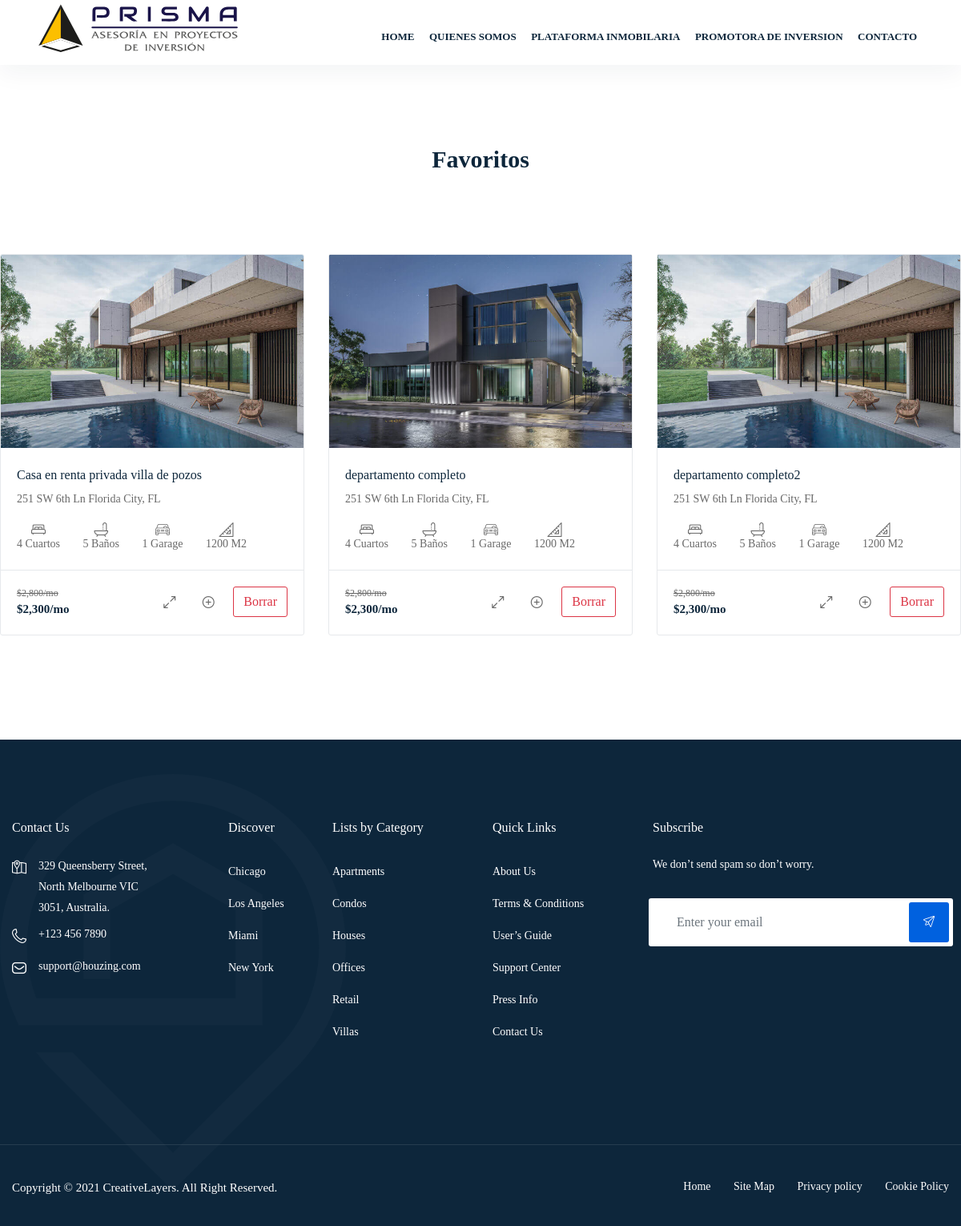
Page /favoritos on the committed database.
### core/models.py (models this page shows, shortened)
class Favorito(models.Model):
    dispositivo = models.ForeignKey(Dispositivo, on_delete=models.CASCADE, null=True, blank=True)
    inmueble = models.ForeignKey(Inmueble, on_delete=models.CASCADE, null=True, blank=True)

class Inmueble(models.Model):
    STATUS_CHOICES = [
        ('venta', 'venta'),
        ('renta', 'renta'),
    ]
    STATUS_VENTA_CHOICHES = [
        ('pendiente', 'pendiente'),
        ('publicado', 'publicado'),
        ('finalizado', 'finalizado'),
    ]
    nombre = models.CharField(max_length=250)
    descripcion = models.TextField()
    tipo_de_inmueble = models.ForeignKey(TipoDeInmueble, on_delete=models.CASCADE, null=True, blank=True)
    ciudad = models.ForeignKey(Ciudad, on_delete=models.CASCADE)
    precio = models.IntegerField()
    status = models.CharField(max_length=10, choices=STATUS_CHOICES, default='renta')
    status_de_venta = models.CharField(max_length=20, choices=STATUS_VENTA_CHOICHES, default='publicado', null=True, blank=True)
    imagen = models.ImageField(null=True, blank=True)
    metros_cuadrados = models.IntegerField()
    banos = models.IntegerField(default=0, null=True)
    cuartos = models.IntegerField(default=0, null=True)
    cochera = models.IntegerField(default=0, null=True)
    dias_publicado = models.IntegerField(default=0, null=True)

### core/views.py (the view, shortened to what this page needs)
# urls.py: path('favoritos', views.updateFavoritos, name='favoritos'),
def updateFavoritos(request):
    response_json = request.body
    inmuebleId = None
    ultimo_dispositivo = Dispositivo.objects.all().latest('id')
    favs = Favorito.objects.filter(dispositivo=ultimo_dispositivo)
    contexto = {
        'id':inmuebleId,
        'favoritos':favs,
    }
    print(inmuebleId)
    return render(request, 'favoritos.html', contexto)

### core/templates/favoritos.html (shortened to what this page needs)
{% extends 'base.html' %}
{% load static %}
{% block content %}
  {% include 'navbar2.html' %}
<section class="our-listing pb30-991">
    <div class="container">
      <div class="row">
        <div class="col-lg-12">
          <div class="breadcrumb_content style2 mb100">
            <h2 class="breadcrumb_title">Favoritos</h2>
          </div>
        </div>
          <div class="row">
            {% for favorito in favoritos %}
            <div class="col-lg-6 col-xl-4">
              <div class="feat_property">
                    <div class="thumb">
                    <img class="img-whp" src="{{ favorito.inmueble.imagen.url }}" alt="fl1.jpg">
                    <div class="thmb_cntnt2">
                    </div>
                    </div>
                    <div class="details">
                    <div class="tc_content">
                        <h4><a href="page-listing-single-v8.html">{{ favorito.inmueble.nombre }}</a></h4>
                        <p>251 SW 6th Ln Florida City, FL</p>
                        <ul class="prop_details mb0">
                        <li class="list-inline-item"><a href="#"><span class="flaticon-bed"></span> <br>4 Cuartos</a></li>
                        <li class="list-inline-item"><a href="#"><span class="flaticon-bath"></span> <br>5 Baños</a></li>
                        <li class="list-inline-item"><a href="#"><span class="flaticon-car"></span> <br>1 Garage</a></li>
                        <li class="list-inline-item"><a href="#"><span class="flaticon-ruler"></span> <br>1200 M2</a></li>
                        </ul>
                    </div>
                    <div class="fp_footer">
                        <ul class="fp_meta float-left mb0">
                        <li class="list-inline-item">
                            <a href="#">
                            <small><del class="body-color">$2,800/mo</del></small><br>
                            <span class="heading-color fw600">$2,300/mo</span>
                            </a>
                        </li>
                        </ul>
                        <ul class="fp_meta float-right mb0">
                        <li class="list-inline-item"><a class="icon" href="#"><span class="flaticon-resize"></span></a></li>
                        <li class="list-inline-item"><a class="icon" href="#"><span class="flaticon-add"></span></a></li>
                        <li class="list-inline-item">
                          <a href="{% url 'eliminar' favorito.id %}"><button class="btn btn-outline-danger">Borrar</button></a>
                        </li>
                        </ul>
                    </div>
                </div>
              </div>
            </div>
            {% endfor %}
          </div>
        </div>
      </div>
    </div>
{% endblock %}

### core/static/css/ace-responsive-menu.css (style rules this page uses)
a { color: #0d638f; text-shadow: none; }
ul { margin: 0px; padding: 0px; }

### rows in the picture
Favorito: inmueble.imagen (picture), inmueble.nombre "Casa en renta privada villa de pozos"
Favorito: inmueble.imagen (picture), inmueble.nombre "departamento completo"
Favorito: inmueble.imagen (picture), inmueble.nombre "departamento completo2"
